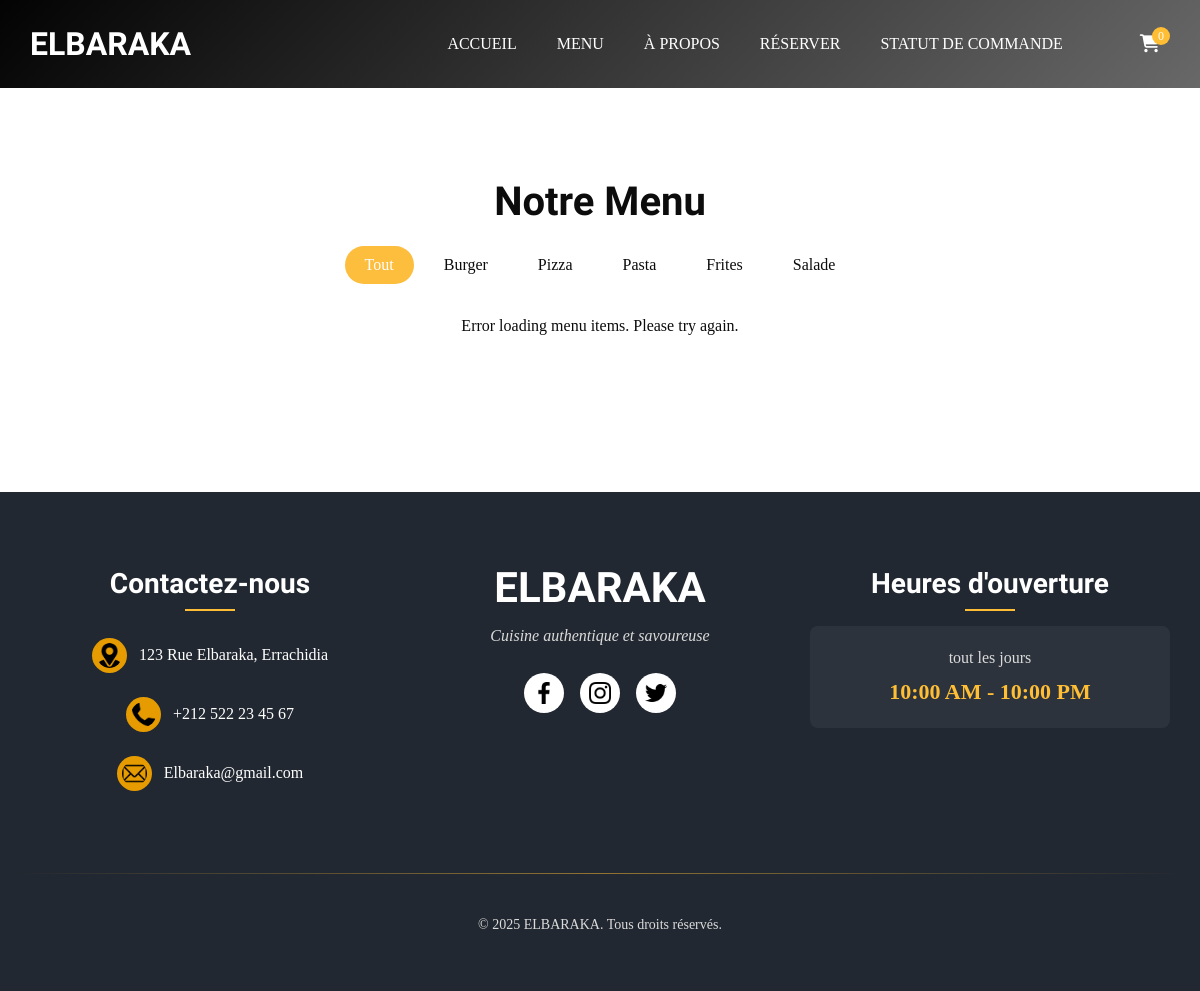
Screenshot of /client/menu.php with the database file from the repository.
### tables this page shows
CREATE TABLE `categories` (
  `id` int(11) NOT NULL,
  `name` varchar(50) NOT NULL,
  `created_at` timestamp NOT NULL DEFAULT current_timestamp()
);

CREATE TABLE `footer` (
  `id` int(11) NOT NULL,
  `address` varchar(255) NOT NULL,
  `phone` varchar(20) NOT NULL,
  `email` varchar(255) NOT NULL,
  `hours_days` varchar(255) NOT NULL,
  `hours_time` varchar(50) NOT NULL,
  `facebook` varchar(255) DEFAULT NULL,
  `instagram` varchar(255) DEFAULT NULL,
  `twitter` varchar(255) DEFAULT NULL
);

### client/category_filter.php (the view)
<?php
    require_once 'db.php';
    function getCategories()
    {
        global $mysqli;
        $query = "
        SELECT c.id, c.name
        FROM categories c
        INNER JOIN menu_items mi ON c.id = mi.category_id
        GROUP BY c.id, c.name
    ";
        $result = $mysqli->query($query);
        if ($result) {
            $categories = [];
            while ($row = $result->fetch_assoc()) {
                $categories[] = $row;
            }
            return $categories;
        } else {
            error_log("Error fetching categories: " . $mysqli->error);
            return [];
        }
    }
    $categories = getCategories();
?>
<ul class="filters_menu">
    <li class="active" data-filter="*">Tout</li>
    <?php foreach ($categories as $category): ?>
<?php
    $sanitizedCategoryName = strtolower(str_replace(' ', '-', $category['name']));
?>
        <li data-filter=".<?php echo htmlspecialchars($sanitizedCategoryName); ?>">
            <?php echo htmlspecialchars($category['name']); ?>
        </li>
    <?php endforeach; ?>
</ul>

### client/footer.php
<?php
    require_once 'db.php';
    function getFooterSettings()
    {
        global $mysqli;
        $query  = "SELECT * FROM footer LIMIT 1";
        $result = $mysqli->query($query);
        if ($result) {
            $settings = $result->fetch_assoc();
            return $settings ? array_map('htmlspecialchars', $settings) : [];
        } else {
            error_log("Erreur lors de la récupération des paramètres du pied de page : " . $mysqli->error);
            return [];
        }
    }
    $footer_settings = getFooterSettings();
?>
<footer class="footer_section">
  <div class="container">
    <div class="footer_content">
      <div class="footer-col">
        <div class="footer_contact">
          <h4>Contactez-nous</h4>
          <div class="contact_link_box">
            <?php if (! empty($footer_settings['address'])): ?>
              <a href="#" class="contact-link">
                <div class="icon-container">
                  <img src="icons/location.png" alt="Location icon" class="contact-icon">
                </div>
                <span><?php echo $footer_settings['address']; ?></span>
              </a>
            <?php endif; ?>
            <?php if (! empty($footer_settings['phone'])): ?>
              <a href="tel:<?php echo $footer_settings['phone']; ?>" class="contact-link">
                <div class="icon-container">
                  <img src="icons/phone.png" alt="Phone icon" class="contact-icon">
                </div>
                <span><?php echo $footer_settings['phone']; ?></span>
              </a>
            <?php endif; ?>
            <?php if (! empty($footer_settings['email'])): ?>
              <a href="mailto:<?php echo $footer_settings['email']; ?>" class="contact-link">
                <div class="icon-container">
                  <img src="icons/email.png" alt="Email icon" class="contact-icon">
                </div>
                <span><?php echo $footer_settings['email']; ?></span>
              </a>
            <?php endif; ?>
          </div>
        </div>
      </div>
      <div class="footer-col">
        <div class="footer_detail">
          <a href="#" class="footer-logo">ELBARAKA</a>
          <p class="footer-tagline">Cuisine authentique et savoureuse</p>
          <div class="footer_social">
            <?php if (! empty($footer_settings['facebook'])): ?>
              <a href="<?php echo $footer_settings['facebook']; ?>" target="_blank" aria-label="Facebook">
                <img src="icons/facebook.png" alt="Facebook icon" style="width: 22px">
              </a>
            <?php endif; ?>
            <?php if (! empty($footer_settings['instagram'])): ?>
              <a href="<?php echo $footer_settings['instagram']; ?>" target="_blank" aria-label="Instagram">
                <img src="icons/instagram.png" alt="Instagram icon" style="width: 22px">
              </a>
            <?php endif; ?>
            <?php if (! empty($footer_settings['twitter'])): ?>
              <a href="<?php echo $footer_settings['twitter']; ?>" target="_blank" aria-label="Twitter">
                <img src="icons/twitter.png" alt="Twitter icon" style="width: 22px">
              </a>
            <?php endif; ?>
          </div>
        </div>
      </div>
      <div class="footer-col">
        <h4>Heures d'ouverture</h4>
        <div class="hours-container">
          <p><?php echo $footer_settings['hours_days'] ?? 'N/A'; ?></p>
          <p class="hours"><?php echo $footer_settings['hours_time'] ?? 'N/A'; ?></p>
        </div>
      </div>
    </div>
    <div class="footer-divider"></div>
    <div class="footer-info">
      <p>
        &copy; <span id="displayYear"><?php echo date('Y'); ?></span> ELBARAKA. Tous droits réservés.
      </p>
    </div>
  </div>
</footer>

### client/css/style.css (style rules this page uses)
body { font-family: "calibri"; color: #0c0c0c; background-color: #ffffff; overflow-x: hidden; }
a, a:hover, a:focus { text-decoration: none; }
.food_section .filters_menu { padding: 0; display: -webkit-box; display: -ms-flexbox; display: flex; -ms-flex-wrap: wrap; flex-wrap: wrap; -webkit-box-pack: center; -ms-flex-pack: center; justify-content: center; list-style-type: none; margin: 45px 0 20px 0; }
.food_section .filters_menu li { padding: 7px 25px; cursor: pointer; border-radius: 25px; }
.food_section .filters_menu li.active { background-color: #222831; color: #ffffff; }
.footer_section { background-color: #222831; color: #ffffff; padding: 75px 0 40px 0; text-align: center; position: relative; }
.footer_section .container { max-width: 1200px; margin: 0 auto; padding: 0 15px; }
.footer_content { display: flex; flex-wrap: wrap; justify-content: space-between; margin-bottom: 40px; }
.footer_section h4 { font-size: 28px; margin-bottom: 25px; font-weight: 600; font-family: 'Dancing Script', cursive; position: relative; display: inline-block; }
.footer_section h4:after { content: ''; position: absolute; bottom: -10px; left: 50%; transform: translateX(-50%); width: 50px; height: 2px; background-color: #ffbe33; }
.footer-col { flex: 1; min-width: 300px; margin-bottom: 30px; padding: 0 15px; }
.footer_contact .contact_link_box { display: flex; flex-direction: column; align-items: center; }
.footer_contact .contact_link_box a { display: flex; align-items: center; margin: 12px 0; color: #ffffff; text-decoration: none; transition: all 0.3s ease; }
.footer_contact .contact_link_box a img { background-color: #e69c00; margin-right: 12px; padding: 5px; border-radius: 50%; transition: all 0.3s ease; height: 35px; }
.footer-logo { display: block; font-weight: bold; font-size: 42px; line-height: 1; color: #ffffff; font-family: 'Dancing Script', cursive; text-decoration: none; margin-bottom: 15px; transition: all 0.3s ease; }
.footer-tagline { color: #dbdbdb; font-style: italic; margin-bottom: 20px; }
.footer_social { display: flex; justify-content: center; margin: 25px 0; }
.footer_social a { display: flex; justify-content: center; align-items: center; width: 40px; height: 40px; border-radius: 50%; background-color: #ffffff; margin: 0 8px; font-size: 18px; color: #222831; transition: all 0.3s ease; }
.hours-container { background-color: rgba(255, 255, 255, 0.05); padding: 15px; border-radius: 8px; display: inline-block; width: 100%; }
.hours-container p { margin: 5px 0; color: #dbdbdb; }
.hours-container .hours { font-size: 22px; font-weight: bold; color: #ffbe33; }
.footer-divider { height: 1px; background: linear-gradient(to right, transparent, rgba(255, 190, 51, 0.5), transparent); margin: 20px 0; }
.footer-info { text-align: center; padding-top: 20px; }
.footer-info p { color: #dbdbdb; font-size: 14px; }
.food_section .filters_menu { padding: 0; display: flex; flex-wrap: wrap; justify-content: center; list-style-type: none; margin: 20px 0 30px; }
.food_section .filters_menu li { padding: 7px 20px; cursor: pointer; border-radius: 20px; margin: 0 5px; }
.food_section .filters_menu li.active, .food_section .filters_menu li:hover { background-color: #FDBD3D; color: #ffffff; }

### client/css/responsive.css (style rules this page uses)
@media (min-width: 1200px) { .container { max-width: 1170px; } }

### rows the page displays
categories: name "Burger"
categories: name "Pizza"
categories: name "Pasta"
categories: name "Frites"
categories: name "Salade"
footer: address "123 Rue Elbaraka, Errachidia", phone "+212 522 23 45 67", email "Elbaraka@gmail.com", hours_days "tout les jours", hours_time "10:00 AM - 10:00 PM"

### other values shown
$cart_count "0"
